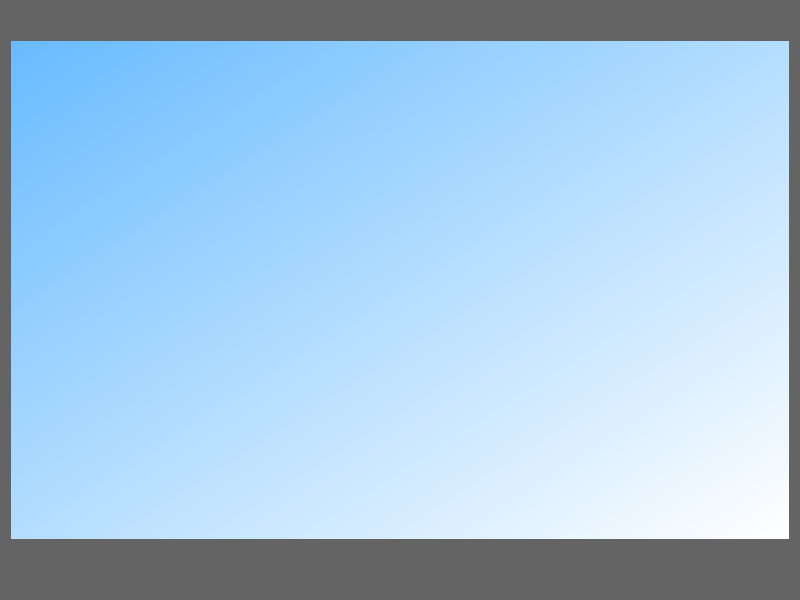
<?xml version="1.0" encoding="UTF-8"?>
<ui version="4.0">
 <class>Roleta</class>
 <widget class="QMainWindow" name="Roleta">
  <property name="geometry">
   <rect>
    <x>0</x>
    <y>0</y>
    <width>800</width>
    <height>600</height>
   </rect>
  </property>
  <property name="windowTitle">
   <string>Roleta</string>
  </property>
  <property name="styleSheet">
   <string notr="true">background-color: rgb(100,100,100);</string>
  </property>
  <widget class="QWidget" name="centralwidget">
   <widget class="QWidget" name="win" native="true">
    <property name="geometry">
     <rect>
      <x>11</x>
      <y>41</y>
      <width>778</width>
      <height>498</height>
     </rect>
    </property>
    <property name="styleSheet">
     <string notr="true">background-color: qlineargradient(spread:repeat, x1:0, y1:0, x2:1, y2:1, stop:0 rgba(104, 187, 255, 255), stop:1 rgba(255, 255, 255, 255));</string>
    </property>
   </widget>
   <widget class="QWidget" name="rol" native="true">
    <property name="geometry">
     <rect>
      <x>11</x>
      <y>41</y>
      <width>778</width>
      <height>0</height>
     </rect>
    </property>
    <property name="styleSheet">
     <string notr="true">background-color: rgb(0, 0, 0);</string>
    </property>
   </widget>
  </widget>
  <widget class="QMenuBar" name="menubar">
   <property name="geometry">
    <rect>
     <x>0</x>
     <y>0</y>
     <width>800</width>
     <height>25</height>
    </rect>
   </property>
  </widget>
  <widget class="QStatusBar" name="statusbar"/>
 </widget>
 <resources/>
 <connections/>
</ui>
